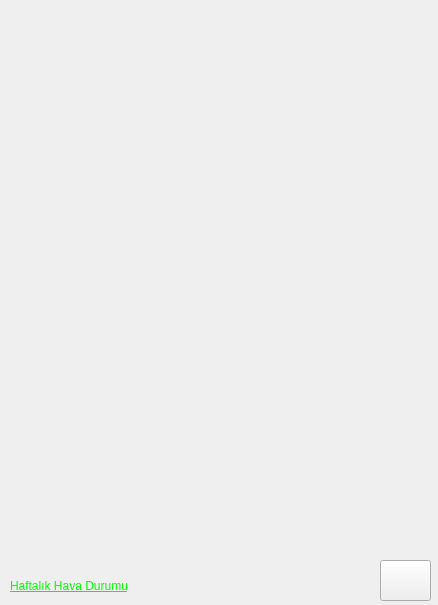
<?xml version="1.0" encoding="UTF-8"?>
<ui version="4.0">
 <class>NewWindow</class>
 <widget class="QMainWindow" name="NewWindow">
  <property name="geometry">
   <rect>
    <x>0</x>
    <y>0</y>
    <width>438</width>
    <height>605</height>
   </rect>
  </property>
  <property name="windowTitle">
   <string>Haftalik</string>
  </property>
  <property name="windowIcon">
   <iconset>
    <normaloff>images/sun.png</normaloff>images/sun.png</iconset>
  </property>
  <widget class="QWidget" name="centralwidget">
   <widget class="QLabel" name="background_label">
    <property name="geometry">
     <rect>
      <x>-10</x>
      <y>-10</y>
      <width>451</width>
      <height>621</height>
     </rect>
    </property>
    <property name="text">
     <string/>
    </property>
    <property name="pixmap">
     <pixmap>images/2background.jpg</pixmap>
    </property>
    <property name="scaledContents">
     <bool>true</bool>
    </property>
   </widget>
   <widget class="QWidget" name="verticalLayoutWidget">
    <property name="geometry">
     <rect>
      <x>160</x>
      <y>10</y>
      <width>51</width>
      <height>551</height>
     </rect>
    </property>
    <layout class="QVBoxLayout" name="degree_layout">
     <item>
      <widget class="QLabel" name="degree1_label">
       <property name="font">
        <font>
         <pointsize>15</pointsize>
        </font>
       </property>
       <property name="styleSheet">
        <string notr="true"/>
       </property>
       <property name="text">
        <string/>
       </property>
      </widget>
     </item>
     <item>
      <widget class="QLabel" name="degree2_label">
       <property name="font">
        <font>
         <pointsize>15</pointsize>
        </font>
       </property>
       <property name="text">
        <string/>
       </property>
      </widget>
     </item>
     <item>
      <widget class="QLabel" name="degree3_label">
       <property name="font">
        <font>
         <pointsize>15</pointsize>
        </font>
       </property>
       <property name="text">
        <string/>
       </property>
      </widget>
     </item>
     <item>
      <widget class="QLabel" name="degree4_label">
       <property name="font">
        <font>
         <pointsize>15</pointsize>
        </font>
       </property>
       <property name="text">
        <string/>
       </property>
      </widget>
     </item>
     <item>
      <widget class="QLabel" name="degree5_label">
       <property name="font">
        <font>
         <pointsize>15</pointsize>
        </font>
       </property>
       <property name="text">
        <string/>
       </property>
      </widget>
     </item>
     <item>
      <widget class="QLabel" name="degree6_label">
       <property name="font">
        <font>
         <pointsize>15</pointsize>
        </font>
       </property>
       <property name="text">
        <string/>
       </property>
      </widget>
     </item>
     <item>
      <widget class="QLabel" name="degree7_label">
       <property name="font">
        <font>
         <pointsize>15</pointsize>
        </font>
       </property>
       <property name="text">
        <string/>
       </property>
      </widget>
     </item>
    </layout>
   </widget>
   <widget class="QWidget" name="verticalLayoutWidget_2">
    <property name="geometry">
     <rect>
      <x>10</x>
      <y>10</y>
      <width>121</width>
      <height>551</height>
     </rect>
    </property>
    <layout class="QVBoxLayout" name="day_layout">
     <item>
      <widget class="QLabel" name="day1_label">
       <property name="font">
        <font>
         <pointsize>14</pointsize>
         <weight>75</weight>
         <bold>true</bold>
        </font>
       </property>
       <property name="text">
        <string/>
       </property>
      </widget>
     </item>
     <item>
      <widget class="QLabel" name="day2_label">
       <property name="font">
        <font>
         <pointsize>14</pointsize>
         <weight>75</weight>
         <bold>true</bold>
        </font>
       </property>
       <property name="text">
        <string/>
       </property>
      </widget>
     </item>
     <item>
      <widget class="QLabel" name="day3_label">
       <property name="font">
        <font>
         <pointsize>14</pointsize>
         <weight>75</weight>
         <bold>true</bold>
        </font>
       </property>
       <property name="text">
        <string/>
       </property>
      </widget>
     </item>
     <item>
      <widget class="QLabel" name="day4_label">
       <property name="font">
        <font>
         <pointsize>14</pointsize>
         <weight>75</weight>
         <bold>true</bold>
        </font>
       </property>
       <property name="text">
        <string/>
       </property>
      </widget>
     </item>
     <item>
      <widget class="QLabel" name="day5_label">
       <property name="font">
        <font>
         <pointsize>14</pointsize>
         <weight>75</weight>
         <bold>true</bold>
        </font>
       </property>
       <property name="text">
        <string/>
       </property>
      </widget>
     </item>
     <item>
      <widget class="QLabel" name="day6_label">
       <property name="font">
        <font>
         <pointsize>14</pointsize>
         <weight>75</weight>
         <bold>true</bold>
        </font>
       </property>
       <property name="text">
        <string/>
       </property>
      </widget>
     </item>
     <item>
      <widget class="QLabel" name="day7_label">
       <property name="font">
        <font>
         <pointsize>14</pointsize>
         <weight>75</weight>
         <bold>true</bold>
        </font>
       </property>
       <property name="text">
        <string/>
       </property>
       <property name="alignment">
        <set>Qt::AlignLeading|Qt::AlignLeft|Qt::AlignVCenter</set>
       </property>
      </widget>
     </item>
    </layout>
   </widget>
   <widget class="QWidget" name="verticalLayoutWidget_3">
    <property name="geometry">
     <rect>
      <x>230</x>
      <y>10</y>
      <width>214</width>
      <height>551</height>
     </rect>
    </property>
    <layout class="QVBoxLayout" name="verticalLayout">
     <item>
      <widget class="QLabel" name="durum_label_2">
       <property name="font">
        <font>
         <family>Times New Roman</family>
         <pointsize>14</pointsize>
         <weight>50</weight>
         <italic>false</italic>
         <bold>false</bold>
         <underline>false</underline>
         <strikeout>false</strikeout>
        </font>
       </property>
       <property name="text">
        <string/>
       </property>
      </widget>
     </item>
     <item>
      <widget class="QLabel" name="durum_label_1">
       <property name="font">
        <font>
         <family>Times New Roman</family>
         <pointsize>14</pointsize>
        </font>
       </property>
       <property name="text">
        <string/>
       </property>
      </widget>
     </item>
     <item>
      <widget class="QLabel" name="durum_label_3">
       <property name="font">
        <font>
         <family>Times New Roman</family>
         <pointsize>14</pointsize>
        </font>
       </property>
       <property name="text">
        <string/>
       </property>
      </widget>
     </item>
     <item>
      <widget class="QLabel" name="durum_label_4">
       <property name="font">
        <font>
         <family>Times New Roman</family>
         <pointsize>14</pointsize>
        </font>
       </property>
       <property name="text">
        <string/>
       </property>
      </widget>
     </item>
     <item>
      <widget class="QLabel" name="durum_label_5">
       <property name="font">
        <font>
         <family>Times New Roman</family>
         <pointsize>14</pointsize>
        </font>
       </property>
       <property name="text">
        <string/>
       </property>
      </widget>
     </item>
     <item>
      <widget class="QLabel" name="durum_label_6">
       <property name="font">
        <font>
         <family>Times New Roman</family>
         <pointsize>14</pointsize>
        </font>
       </property>
       <property name="text">
        <string/>
       </property>
      </widget>
     </item>
     <item>
      <widget class="QLabel" name="durum_label_7">
       <property name="font">
        <font>
         <family>Times New Roman</family>
         <pointsize>14</pointsize>
        </font>
       </property>
       <property name="text">
        <string/>
       </property>
      </widget>
     </item>
    </layout>
   </widget>
   <widget class="QLabel" name="info_label">
    <property name="geometry">
     <rect>
      <x>10</x>
      <y>570</y>
      <width>151</width>
      <height>31</height>
     </rect>
    </property>
    <property name="font">
     <font>
      <pointsize>9</pointsize>
      <weight>50</weight>
      <bold>false</bold>
      <underline>true</underline>
     </font>
    </property>
    <property name="styleSheet">
     <string notr="true">color:rgb(0, 255, 0)</string>
    </property>
    <property name="text">
     <string>Haftalık Hava Durumu</string>
    </property>
   </widget>
   <widget class="QPushButton" name="refresh_Button">
    <property name="geometry">
     <rect>
      <x>380</x>
      <y>560</y>
      <width>51</width>
      <height>41</height>
     </rect>
    </property>
    <property name="text">
     <string/>
    </property>
    <property name="icon">
     <iconset>
      <normaloff>images/restart.png</normaloff>images/restart.png</iconset>
    </property>
    <property name="iconSize">
     <size>
      <width>27</width>
      <height>32</height>
     </size>
    </property>
   </widget>
  </widget>
 </widget>
 <resources/>
 <connections/>
</ui>
